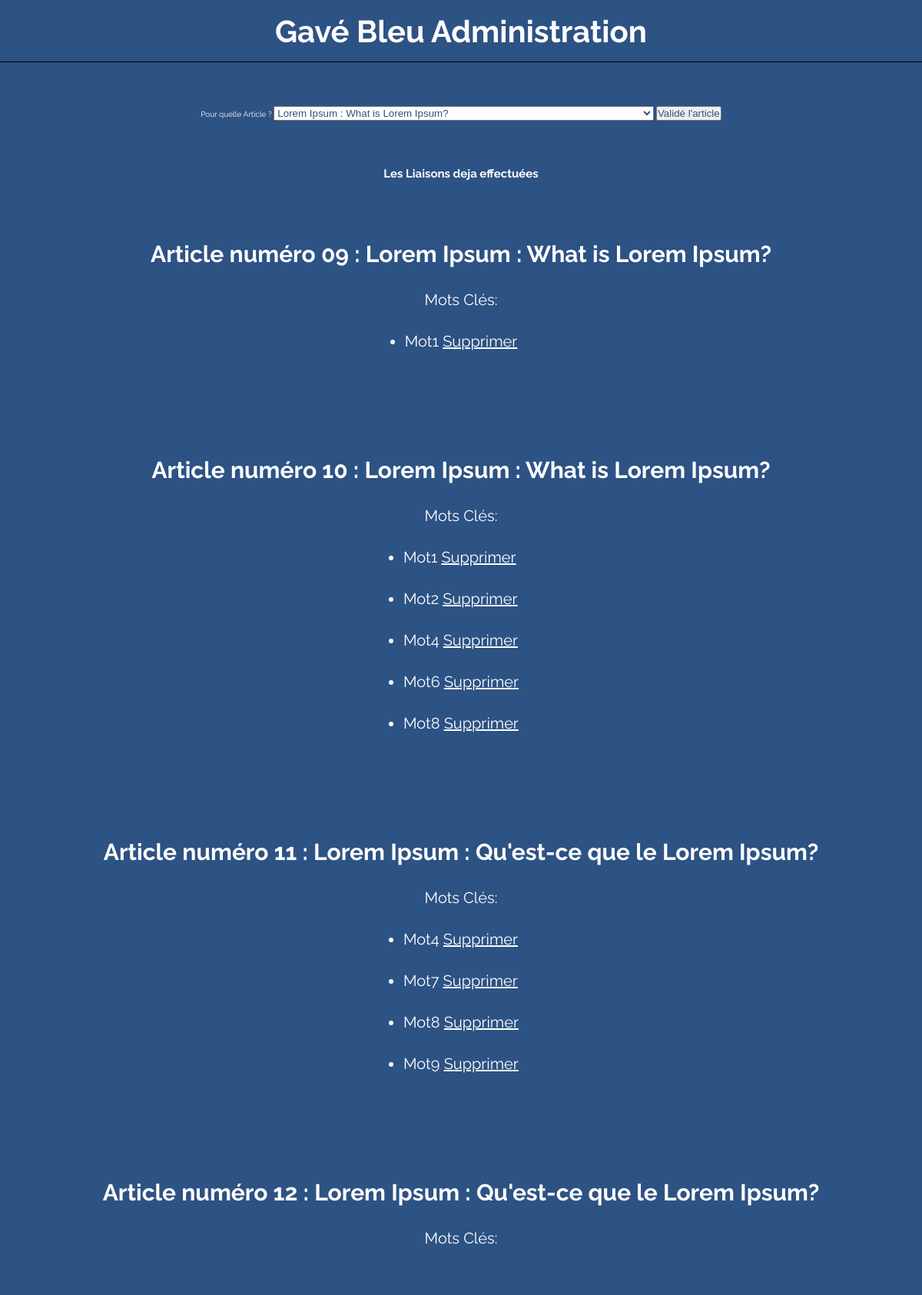
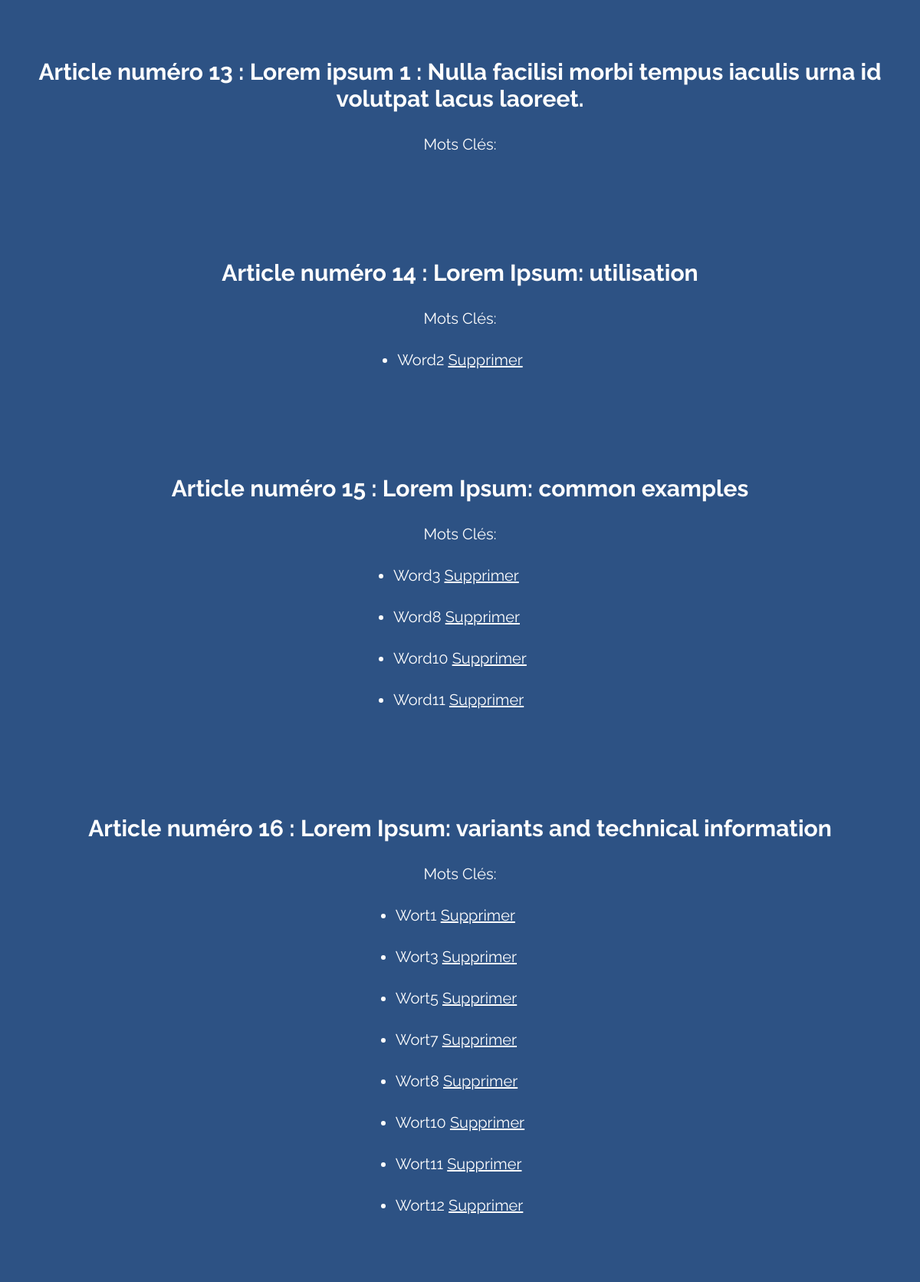
Page /motArt.php (upper part) on the committed database (2 pictures, top to bottom).
### tables this page shows
CREATE TABLE IF NOT EXISTS `article` (
  `NumArt` char(10) NOT NULL,
  `DtCreA` date DEFAULT NULL,
  `LibTitrA` text,
  `LibChapoA` text,
  `LibAccrochA` text,
  `Parag1A` text,
  `LibSsTitr1` text,
  `Parag2A` text,
  `LibSsTitr2` text,
  `Parag3A` text,
  `LibConclA` text,
  `UrlPhotA` char(255) DEFAULT NULL,
  `Likes` int(11) DEFAULT NULL,
  `NumAngl` char(8) NOT NULL,
  `NumThem` char(8) NOT NULL,
  `NumLang` char(8) NOT NULL,
  PRIMARY KEY (`NumArt`),
  KEY `ARTICLE_FK` (`NumArt`),
  KEY `FK_ASSOCIATION_1` (`NumAngl`),
  KEY `FK_ASSOCIATION_2` (`NumThem`),
  KEY `FK_ASSOCIATION_3` (`NumLang`)
);

CREATE TABLE IF NOT EXISTS `motclearticle` (
  `NumArt` char(10) NOT NULL,
  `NumMoCle` char(8) NOT NULL,
  PRIMARY KEY (`NumArt`,`NumMoCle`),
  KEY `MOTCLEARTICLE_FK` (`NumArt`),
  KEY `MOTCLEARTICLE2_FK` (`NumMoCle`)
);

CREATE TABLE IF NOT EXISTS `motcle` (
  `NumMoCle` char(8) NOT NULL,
  `LibMoCle` char(30) DEFAULT NULL,
  `NumLang` char(8) NOT NULL,
  PRIMARY KEY (`NumMoCle`),
  KEY `MOTCLE_FK` (`NumMoCle`),
  KEY `FK_ASSOCIATION_5` (`NumLang`)
);

### motArt.php (the view, shortened to what this page needs)
<!DOCTYPE html>
<html lang="en">
<head>
<link rel="stylesheet" type="text/css" href="style.css">
</head>
<body>
    <?php
        include 'conect.php';
     $SelectArt = $bdPdo ->query('SELECT * FROM article');
     $SelectArt1 = $bdPdo ->query('SELECT * FROM article');
    ?>
    <h2>Liaison Mot Clé - Articles</h2>
<section class="nav-bar">
    <h1 class="admin-title">Gavé Bleu Administration</h1>
</section>
<section class="admin-pannel-container-mot">
    <?php if(isset($_GET['NumArt'])){
        $LangArt = $bdPdo ->query('SELECT * FROM article WHERE NumArt = "'.$_GET['NumArt'].'"');
        $Lang = $LangArt->fetch();
        $numeroArt = $_GET['NumArt'];
        ?>
    <form class="admin-pannel-container-mot" action="motArt.php?NumArt=<?=$numeroArt?>" name="formMotArt" method="post">
        <label for="">Quel Mot Clé ?</label>
        <select name="NumMoCle" >
            <?php $SelectMot = $bdPdo ->query('SELECT * FROM motcle WHERE NumLang = "'.$Lang['NumLang'].'" ');
            while($l = $SelectMot->fetch()){ ?>
                    <option value="<?= $l['NumMoCle']?>" > <?= $l['LibMoCle']?> </option>
            <?php }?>
        </select>
                <br>
        <input type="submit" name="Submit" value="Validé">
    </form>
            <?php }else{?>
                <form action="motArt.php" method="get">
                        <label for="">Pour quelle Article ?</label>
                    <select name="NumArt" >
                        <?php while($a = $SelectArt1->fetch()){ ?>
                                <option value="<?= $a['NumArt']?>" ><?= $a['LibTitrA']?> </option>
                        <?php }?>
                    </select>
                    <input type="submit" name="validation article" value="Validé l'article">
                </form>
            <?php } ?>
    <h2>Les Liaisons deja effectuées</h2>
    <?php while($v = $SelectArt->fetch()){ ?>
                    <div  class="admin-pannel-container-mot-div">
                        <h3>Article numéro <?= $v['NumArt']?> : <?= $v['LibTitrA']?></h3>
                        <p>Mots Clés:</p>
                        <?php
                            $NumArt = $v['NumArt'];
                            $bdPdo->beginTransaction();
                            $query = $bdPdo->prepare('SELECT * FROM motclearticle WHERE NumArt=:NumArt;');
                            $query->execute(
                              array(
                                ':NumArt' => $NumArt
                              )
                            );
                            $bdPdo->commit();
                        ?>
                        <ul>
                            <?php while($v = $query->fetch()){ ?>
                                <li>
                            <?php
                                $NumMot = $v['NumMoCle'];
                                $bdPdo->beginTransaction();
                                $Mot = $bdPdo->prepare('SELECT * FROM motcle WHERE NumMoCle=:NumMot;');
                                $Mot->execute(
                                  array(
                                    ':NumMot' => $NumMot
                                  )
                                );
                                $bdPdo->commit();
                                $m = $Mot->fetch()
                            ?>
                            <?= $m['LibMoCle']?>
                            <a href="DeleteLaison.php?NumMoCle=<?php echo $v['NumMoCle'] ?>&amp;NumArt=<?php echo $v['NumArt'] ?>">Supprimer</a>
                            </li>
                            <?php }?>
                        </ul>
                    </div>
                <?php }
                ?>
            </section>
</body>
</html>

### style.css (style rules this page uses)
* { margin: 0; padding: 0; }
html { font-size: 62.5%; }
body { height: 100%; font-family: 'Raleway', sans-serif; background-color: #EFEFEF; position: relative; }
h3 { font-size: 3rem; color: #2D5284; margin-bottom: 5rem; text-align: center; }
input, textarea { color: #2D5284 !important; }
select { color: #2D5284!important; }
option { color: #2D5284!important; }
.nav-bar { position: fixed; top: 0; left: 0; height: 10vh; width: 100%; background-color: #2D5284; border-bottom: solid 1px #000; display: flex; justify-content: space-around; align-items: center; z-index: 10; }
::placeholder { color: #2D5284; }
.admin-pannel-container-mot { padding-top: 15vh; display: flex; min-height: 50vh; flex-direction: column; align-items: center; background-color: #2D5284; }
.admin-pannel-container-mot * { color: #fefefe; margin-bottom: 3rem; }
.admin-pannel-container-mot-div { padding-top: 6vh; display: flex; flex-direction: column; align-items: center; background-color: #2D5284; }
.admin-pannel-container-mot-div ul li, .admin-pannel-container-mot-div p { font-size: 2rem; }
.admin-title { font-size: 4rem; color: #fefefe; }

### rows in the picture
article: NumArt "09", LibTitrA "Lorem Ipsum : What is Lorem Ipsum?"
motclearticle: NumMoCle.LibMoCle "Mot1"
article: NumArt "10", LibTitrA "Lorem Ipsum : What is Lorem Ipsum?"
motclearticle: NumMoCle.LibMoCle "Mot1"
motclearticle: NumMoCle.LibMoCle "Mot2"
motclearticle: NumMoCle.LibMoCle "Mot4"
motclearticle: NumMoCle.LibMoCle "Mot6"
motclearticle: NumMoCle.LibMoCle "Mot8"
article: NumArt "11", LibTitrA "Lorem Ipsum : Qu'est-ce que le Lorem Ipsum?"
motclearticle: NumMoCle.LibMoCle "Mot4"
motclearticle: NumMoCle.LibMoCle "Mot7"
motclearticle: NumMoCle.LibMoCle "Mot8"
motclearticle: NumMoCle.LibMoCle "Mot9"
article: NumArt "12", LibTitrA "Lorem Ipsum : Qu'est-ce que le Lorem Ipsum?"
article: NumArt "13", LibTitrA "Lorem ipsum 1 : Nulla facilisi morbi tempus iaculis urna id volutpat lacus laoreet."
article: NumArt "14", LibTitrA "Lorem Ipsum: utilisation"
motclearticle: NumMoCle.LibMoCle "Word2"
article: NumArt "15", LibTitrA "Lorem Ipsum: common examples"
motclearticle: NumMoCle.LibMoCle "Word3"
motclearticle: NumMoCle.LibMoCle "Word8"
motclearticle: NumMoCle.LibMoCle "Word10"
motclearticle: NumMoCle.LibMoCle "Word11"
article: NumArt "16", LibTitrA "Lorem Ipsum: variants and technical information"
motclearticle: NumMoCle.LibMoCle "Wort1"
motclearticle: NumMoCle.LibMoCle "Wort3"
motclearticle: NumMoCle.LibMoCle "Wort5"
motclearticle: NumMoCle.LibMoCle "Wort7"
motclearticle: NumMoCle.LibMoCle "Wort8"
motclearticle: NumMoCle.LibMoCle "Wort10"
motclearticle: NumMoCle.LibMoCle "Wort11"
motclearticle: NumMoCle.LibMoCle "Wort12"

### other values in the picture
form field NumArt "Lorem Ipsum : What is Lorem Ipsum?"
